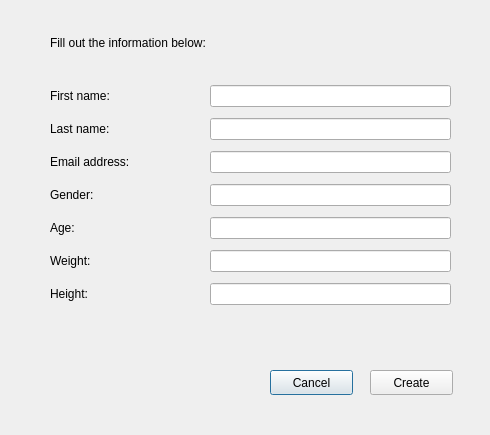
<?xml version="1.0" encoding="UTF-8"?>
<ui version="4.0">
 <class>CreateProfileDialog</class>
 <widget class="QDialog" name="CreateProfileDialog">
  <property name="geometry">
   <rect>
    <x>0</x>
    <y>0</y>
    <width>490</width>
    <height>435</height>
   </rect>
  </property>
  <property name="windowTitle">
   <string>Dialog</string>
  </property>
  <widget class="QWidget" name="gridLayoutWidget">
   <property name="geometry">
    <rect>
     <x>50</x>
     <y>80</y>
     <width>401</width>
     <height>236</height>
    </rect>
   </property>
   <layout class="QGridLayout" name="gridLayout">
    <property name="horizontalSpacing">
     <number>80</number>
    </property>
    <item row="11" column="0">
     <widget class="QLabel" name="label_6">
      <property name="text">
       <string>Weight:</string>
      </property>
     </widget>
    </item>
    <item row="4" column="1">
     <widget class="QLineEdit" name="emailCreateProfileEdit"/>
    </item>
    <item row="3" column="1">
     <widget class="QLineEdit" name="lastNameCreateProfileEdit"/>
    </item>
    <item row="12" column="0">
     <widget class="QLabel" name="label_7">
      <property name="text">
       <string>Height:</string>
      </property>
     </widget>
    </item>
    <item row="12" column="1">
     <widget class="QLineEdit" name="heightCreateProfileEdit"/>
    </item>
    <item row="2" column="1">
     <widget class="QLineEdit" name="firstNameCreateProfileEdit"/>
    </item>
    <item row="5" column="0">
     <widget class="QLabel" name="label_4">
      <property name="text">
       <string>Gender:</string>
      </property>
     </widget>
    </item>
    <item row="11" column="1">
     <widget class="QLineEdit" name="weightCreateProfileEdit"/>
    </item>
    <item row="3" column="0">
     <widget class="QLabel" name="label_2">
      <property name="text">
       <string>Last name:</string>
      </property>
     </widget>
    </item>
    <item row="2" column="0">
     <widget class="QLabel" name="label">
      <property name="text">
       <string>First name:</string>
      </property>
     </widget>
    </item>
    <item row="4" column="0">
     <widget class="QLabel" name="label_3">
      <property name="text">
       <string>Email address:</string>
      </property>
     </widget>
    </item>
    <item row="9" column="1">
     <widget class="QLineEdit" name="ageCreateProfileEdit"/>
    </item>
    <item row="5" column="1">
     <widget class="QLineEdit" name="genderCreateProfileEdit"/>
    </item>
    <item row="9" column="0">
     <widget class="QLabel" name="label_5">
      <property name="text">
       <string>Age:</string>
      </property>
     </widget>
    </item>
   </layout>
   <zorder>label_6</zorder>
   <zorder>label_7</zorder>
   <zorder>label_4</zorder>
   <zorder>label_2</zorder>
   <zorder>label</zorder>
   <zorder>label_3</zorder>
   <zorder>label_5</zorder>
   <zorder>heightCreateProfileEdit</zorder>
   <zorder>weightCreateProfileEdit</zorder>
   <zorder>ageCreateProfileEdit</zorder>
   <zorder>genderCreateProfileEdit</zorder>
   <zorder>emailCreateProfileEdit</zorder>
   <zorder>lastNameCreateProfileEdit</zorder>
   <zorder>firstNameCreateProfileEdit</zorder>
  </widget>
  <widget class="QPushButton" name="cancelProfileButton">
   <property name="geometry">
    <rect>
     <x>270</x>
     <y>370</y>
     <width>83</width>
     <height>25</height>
    </rect>
   </property>
   <property name="text">
    <string>Cancel</string>
   </property>
  </widget>
  <widget class="QPushButton" name="confirmProfileButton">
   <property name="geometry">
    <rect>
     <x>370</x>
     <y>370</y>
     <width>83</width>
     <height>25</height>
    </rect>
   </property>
   <property name="text">
    <string>Create</string>
   </property>
  </widget>
  <widget class="QLabel" name="label_8">
   <property name="geometry">
    <rect>
     <x>50</x>
     <y>30</y>
     <width>361</width>
     <height>25</height>
    </rect>
   </property>
   <property name="text">
    <string>Fill out the information below:</string>
   </property>
  </widget>
  <widget class="QLabel" name="invalidEntryLabel">
   <property name="enabled">
    <bool>true</bool>
   </property>
   <property name="geometry">
    <rect>
     <x>50</x>
     <y>330</y>
     <width>371</width>
     <height>25</height>
    </rect>
   </property>
   <property name="text">
    <string/>
   </property>
  </widget>
 </widget>
 <tabstops>
  <tabstop>firstNameCreateProfileEdit</tabstop>
  <tabstop>lastNameCreateProfileEdit</tabstop>
  <tabstop>emailCreateProfileEdit</tabstop>
  <tabstop>genderCreateProfileEdit</tabstop>
  <tabstop>ageCreateProfileEdit</tabstop>
  <tabstop>weightCreateProfileEdit</tabstop>
  <tabstop>heightCreateProfileEdit</tabstop>
  <tabstop>cancelProfileButton</tabstop>
  <tabstop>confirmProfileButton</tabstop>
 </tabstops>
 <resources/>
 <connections/>
</ui>
